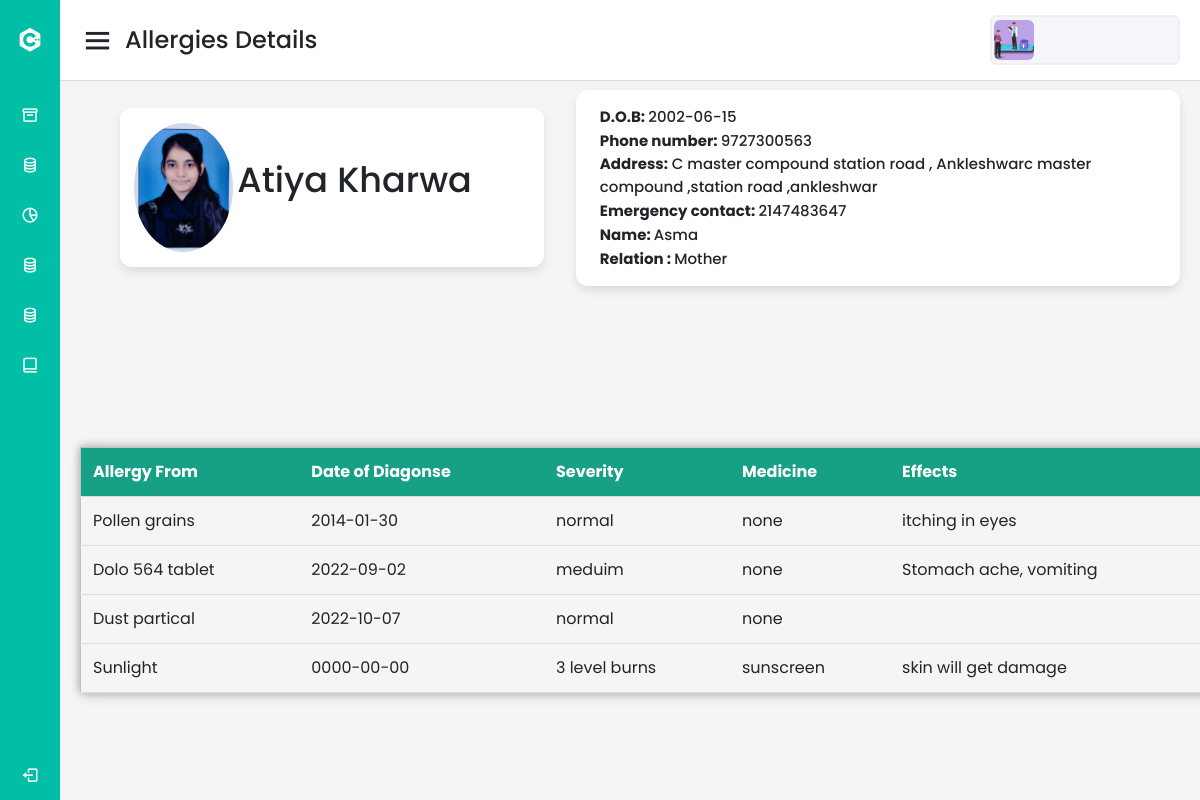
Screenshot of /doctor/allergies.php (signed in) with the database file from the repository.
### tables this page shows
CREATE TABLE IF NOT EXISTS `master_patient_table` (
  `p_name` varchar(50) NOT NULL,
  `healthcardnumber` bigint(12) NOT NULL,
  `phoneno` varchar(11) NOT NULL,
  `address` varchar(250) NOT NULL,
  `email` varchar(50) NOT NULL,
  `bloodgroup` varchar(3) NOT NULL,
  `gender` varchar(10) NOT NULL,
  `age` int(3) NOT NULL,
  `aadhar_no` varchar(12) NOT NULL,
  `emergency_no` varchar(12) NOT NULL,
  `emc_name` varchar(50) NOT NULL,
  `emc_relation` varchar(50) NOT NULL,
  `date_issue_hc` date NOT NULL,
  `fileloc` text NOT NULL,
  `dob` date NOT NULL,
  KEY `healthcardnumber` (`healthcardnumber`)
);

CREATE TABLE IF NOT EXISTS `allergie_table` (
  `al_id` int(11) NOT NULL AUTO_INCREMENT,
  `pa_hc_no` bigint(12) NOT NULL,
  `a_name` varchar(250) NOT NULL,
  `d_date` date NOT NULL,
  `severity` varchar(250) NOT NULL,
  `medicines` varchar(250) NOT NULL,
  `effects` varchar(250) NOT NULL,
  PRIMARY KEY (`al_id`),
  KEY `pa_hc_no` (`pa_hc_no`)
);

### doctor/allergies.php (the view, shortened to what this page needs)
<?php
include "config.php";
?>
<!DOCTYPE html>
<html lang="en">
<head>
    <link rel="stylesheet" href="style.css">
    <link href='https://unpkg.com/boxicons@2.0.7/css/boxicons.min.css' rel='stylesheet'>
    <link rel="stylesheet" href="https://cdn.jsdelivr.net/npm/bootstrap@4.0.0/dist/css/bootstrap.min.css">
    <link rel="stylesheet" href="css/report.css">
</head>
<body>
  <div class="sidebar">
    <div class="logo-details">
      <i class='bx bxl-c-plus-plus'></i>
      <span class="logo_name">HealthCard</span>
    </div>
      <ul class="nav-links">
        <li>
          <a href="Dr_Dashboard.php">
            <i class='bx bx-box' ></i>
            <span class="links_name">Dashboard</span>
          </a>
        </li>
        <li>
          <a href="view_reports.php">
            <i class='bx bx-coin-stack' ></i>
            <span class="links_name">View Reports</span>
          </a>
        </li>
        <li>
          <a href="update_reports.php">
            <i class='bx bx-pie-chart-alt-2' ></i>
            <span class="links_name">Add Report</span>
          </a>
        </li>
        <li>
          <a href="vac_reports.php">
            <i class='bx bx-coin-stack' ></i>
            <span class="links_name">Vaccination Report</span>
          </a>
        </li>
        <li>
          <a href="allergies.php">
            <i class='bx bx-coin-stack' ></i>
            <span class="links_name">Allergies</span>
          </a>
        </li>
        <li>
          <a href="setting.php">
            <i class='bx bx-book-alt' ></i>
            <span class="links_name">Account</span>
          </a>
        </li>
        <li class="log_out">
          <a href="logout.php">
            <i class='bx bx-log-out'></i>
            <span class="links_name">Log out</span>
          </a>
        </li>
      </ul>
  </div>
  <section class="home-section">
    <nav>
      <div class="sidebar-button">
        <i class='bx bx-menu sidebarBtn'></i>
        <span class="dashboard">Allergies Details </span>
      </div>
      <div class="profile-details">
        <img src="images/download.jpg" alt="">
      </div>
    </nav>
  <?php
  $hcnumber = trim($_SESSION['pa_hc_no']);
  $sql = "SELECT * FROM master_patient_table WHERE healthcardnumber = {$hcnumber}";
$result = mysqli_query($con,$sql);
if(mysqli_num_rows($result) > 0 ){
  while($row = mysqli_fetch_assoc($result)) {
  $name = $row['p_name'];
  $dob = $row['dob'];
  $phoneno = $row['phoneno'];
  $address = $row['address'];
  $ecname = $row['emc_name'];
  $ecno = $row['emergency_no'];
  $ecrelation =$row['emc_relation'];
  }}
  ?>
 <div class="home-content">
  <div class="overview-boxes">
    <div class="box">
      <div class="right-side">
          <img src=<?php echo "http://localhost/healthcarecard/hc/patient/".$hcnumber.".png"?> class="images">
        <div class="number"><?php echo $name;?></div>
      </div>
    </div>
    <div class="box2">
      <div class="right-side">
        <div class="number"><b>D.O.B: </b><span><?php echo $dob;?></span></div><br>
        <div class="number"><b>Phone number: </b><span><?php echo $phoneno;?></span></div><br>
        <div class="number"><b>Address:</b> <span><?php echo $address;?></span></div><br>
        <div class="number"><b>Emergency contact: </b> <span><?php echo $ecno;?></span></div><br>
        <div class="number"><b>Name: </b><span><?php echo $ecname;?></span></div><br>
        <div class="number"><b>Relation : </b><span><?php echo $ecrelation;?></span></div>
      </div>
    </div>
  </div><br>
<?php
 $hc = trim($_SESSION['pa_hc_no']);
 $sql = "SELECT * FROM allergie_table WHERE pa_hc_no = {$hc}";
$result = mysqli_query($con,$sql);
if(mysqli_num_rows($result) > 0 ){
  ?>
<div class="sales-boxes">
      <div class="sales-details"><br>
      <br> <br> <br> <br> <br> <br>
      <?php
 $hc =trim($_SESSION['pa_hc_no']);
 $sql = "SELECT * FROM allergie_table WHERE pa_hc_no = {$hc}";
 $result = mysqli_query($con,$sql);
if(mysqli_num_rows($result) > 0 ){
  ?>
<div class="sales-boxes">
      <div class="sales-details">
      <br> <br> <br> <br> <br>
      <table >
    <tr id="header">
        <th>Allergy From</th>
        <th>Date of Diagonse</th>
        <th>Severity </th>
        <th>Medicine </th>
        <th>Effects </th>
    </tr>
    <?php
    while($row = mysqli_fetch_assoc($result)) {?>
    <tr>
        <td><?php echo $row['a_name'];?> </td>
        <td><?php echo $row['d_date'];?></td>
        <td><?php echo $row['severity'];?></td>
        <td><?php echo $row['medicines'];?></td>
        <td><?php echo $row['effects'];?></td>
       <?php } ?>
    </tr>
</table>
  </div>
</div>
  <?php }} ?>  </section>
</body>
</html>

### css/Style.css (style rules this page uses)
* { margin:0; padding:0; box-sizing: border-box; }
body, input { font-family:'Times New Roman', Times, serif; }

### doctor/css/report.css (style rules this page uses)
* { margin: 0; padding: 0; box-sizing: border-box; font-family: 'Poppins', sans-serif; }
.sidebar { position: fixed; height: 100%; width: 240px; background:#00bfa6; transition: all 0.5s ease; }
.sidebar .logo-details { height: 80px; display: flex; align-items: center; }
.sidebar .logo-details i { font-size: 28px; font-weight: 500; color: #fff; min-width: 60px; text-align: center }
.sidebar .logo-details .logo_name { color: #fff; font-size: 24px; font-weight: 500; }
.sidebar .nav-links { margin-top: 10px; }
.sidebar .nav-links li { position: relative; list-style: none; height: 50px; }
.sidebar .nav-links li a { height: 100%; width: 100%; display: flex; align-items: center; text-decoration: none; transition: all 0.4s ease; }
.sidebar .nav-links li i { min-width: 60px; text-align: center; font-size: 18px; color: #fff; }
.sidebar .nav-links li a .links_name { color: #fff; font-size: 15px; font-weight: 400; white-space: nowrap; }
.sidebar .nav-links .log_out { position: absolute; bottom: 0; width: 100%; }
.home-section { position: relative; background: #f5f5f5; min-height: 100vh; width: calc(100% - 240px); left: 240px; transition: all 0.5s ease; }
.home-section nav { display: flex; justify-content: space-between; height: 80px; background: #fff; display: flex; align-items: center; position: fixed; width: calc(100% - 240px); left: 240px; z-index: 100; padding: 0 20px; box-shadow: 0 1px 1px rgba(0, 0, 0, 0.1); transition: all 0.5s ease; }
.home-section nav .sidebar-button { display: flex; align-items: center; font-size: 24px; font-weight: 500; }
nav .sidebar-button i { font-size: 35px; margin-right: 10px; }
table { position: absolute; left: 50%; top: 50%; transform: translate(-50%, -50%); border-collapse: collapse; width: 100%; height: 200px; border: 1px solid #bdc3c7; box-shadow: 2px 2px 12px rgba(0, 0, 0, 0.2), -1px -1px 8px rgba(0, 0, 0, 0.2); margin-top: 170px; margin-left: 20px; margin-right: 10px; }
tr { transition: all .2s ease-in; cursor: pointer; }
th, td { padding: 12px; text-align: left; border-bottom: 1px solid #ddd; }
#header { background-color: #16a085; color: #fff; }
.home-section nav .profile-details { display: flex; align-items: center; background: #F5F6FA; border: 2px solid #EFEEF1; border-radius: 6px; height: 50px; min-width: 190px; padding: 0 15px 0 2px; }
nav .profile-details img { height: 40px; width: 40px; border-radius: 6px; object-fit: cover; }
.home-section .home-content { overflow: hidden; padding-top: 90px; margin-left: 20px; padding-left: 20px; }
.home-content .overview-boxes { display: flex; align-items: center; justify-content: space-between; flex-wrap: wrap; padding: 0 20px; margin-bottom: 26px; }
.home-content .overview-boxes .images { border-radius: 60%; height: 25%; width: 25%; object-fit: cover; }
table { border: 1px solid #bdc3c7; box-shadow: 2px 2px 12px rgba(0, 0, 0, 0.2), -1px -1px 8px rgba(0, 0, 0, 0.2); }
tr { cursor: pointer; }
.overview-boxes .box { display: flex; align-items: flex-start; justify-content: flex-start; width:40%; background: #fff; padding: 15px 14px; border-radius: 12px; box-shadow: 0 5px 10px rgba(0,0,0,0.1); }
.overview-boxes .box2 { display: flex; align-items: flex-start; justify-content: flex-start; width:57%; background: #fff; padding: 15px 14px; border-radius: 12px; box-shadow: 0 5px 10px rgba(0,0,0,0.1); }
.home-content .box2 .number { display: inline-block; font-size: 15px; font-weight: 500; margin-left: 10px; }
.home-content .box .number { display: inline-block; font-size: 35px; margin-top: -6px; font-weight: 500; }
.home-content .sales-boxes { display: flex; justify-content: space-between; }
.home-content .sales-boxes .sales-details { display: flex; align-items: center; justify-content: space-between; }
@media (max-width: 1240px) { .sidebar { width: 60px; } }
@media (max-width: 1240px) { .home-section { width: calc(100% - 60px); left: 60px; } }
@media (max-width: 1240px) { .home-section nav { width: calc(100% - 60px); left: 60px; } }

### rows the page displays
master_patient_table: p_name "Atiya Kharwa", dob "2002-06-15", phoneno "9727300563", address "C master compound station road , Ankleshwarc master compound ,station road ,ankleshwar", emergency_no "2147483647", emc_name "Asma", emc_relation "Mother"
allergie_table: a_name "Pollen grains", d_date "2014-01-30", severity "normal", medicines "none", effects "itching in eyes"
allergie_table: a_name "Dolo 564 tablet", d_date "2022-09-02", severity "meduim", medicines "none", effects "Stomach ache, vomiting"
allergie_table: a_name "Dust partical", d_date "2022-10-07", severity "normal", medicines "none"
allergie_table: a_name "Sunlight", d_date "0000-00-00", severity "3 level burns", medicines "sunscreen", effects "skin will get damage"
